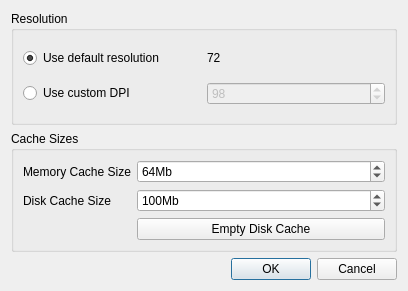
<?xml version="1.0" encoding="UTF-8"?>
<ui version="4.0">
 <class>PreferencesDialog</class>
 <widget class="QDialog" name="PreferencesDialog">
  <property name="geometry">
   <rect>
    <x>0</x>
    <y>0</y>
    <width>408</width>
    <height>291</height>
   </rect>
  </property>
  <property name="windowTitle">
   <string>Preferences</string>
  </property>
  <layout class="QVBoxLayout" name="verticalLayout">
   <item>
    <widget class="QGroupBox" name="groupBox">
     <property name="title">
      <string>Resolution</string>
     </property>
     <layout class="QGridLayout" name="gridLayout">
      <item row="0" column="0">
       <widget class="QRadioButton" name="defaultDPIButton">
        <property name="text">
         <string>Use default resolution</string>
        </property>
        <property name="checked">
         <bool>true</bool>
        </property>
        <attribute name="buttonGroup">
         <string>buttonGroup</string>
        </attribute>
       </widget>
      </item>
      <item row="0" column="1">
       <widget class="QLabel" name="defaultDPILabel">
        <property name="text">
         <string>72</string>
        </property>
       </widget>
      </item>
      <item row="1" column="0">
       <widget class="QRadioButton" name="customDPIButton">
        <property name="text">
         <string>Use custom DPI</string>
        </property>
        <attribute name="buttonGroup">
         <string>buttonGroup</string>
        </attribute>
       </widget>
      </item>
      <item row="1" column="1">
       <widget class="QSpinBox" name="customDPIBox">
        <property name="enabled">
         <bool>false</bool>
        </property>
        <property name="minimum">
         <number>50</number>
        </property>
        <property name="maximum">
         <number>150</number>
        </property>
        <property name="value">
         <number>98</number>
        </property>
       </widget>
      </item>
     </layout>
    </widget>
   </item>
   <item>
    <widget class="QGroupBox" name="groupBox_2">
     <property name="title">
      <string>Cache Sizes</string>
     </property>
     <layout class="QFormLayout" name="formLayout">
      <item row="0" column="0">
       <widget class="QLabel" name="label">
        <property name="text">
         <string>Memory Cache Size</string>
        </property>
       </widget>
      </item>
      <item row="0" column="1">
       <widget class="QSpinBox" name="memCacheSize">
        <property name="suffix">
         <string>Mb</string>
        </property>
        <property name="minimum">
         <number>32</number>
        </property>
        <property name="maximum">
         <number>500</number>
        </property>
        <property name="value">
         <number>64</number>
        </property>
       </widget>
      </item>
      <item row="1" column="0">
       <widget class="QLabel" name="label_2">
        <property name="text">
         <string>Disk Cache Size</string>
        </property>
       </widget>
      </item>
      <item row="1" column="1">
       <widget class="QSpinBox" name="diskCacheSize">
        <property name="suffix">
         <string>Mb</string>
        </property>
        <property name="minimum">
         <number>50</number>
        </property>
        <property name="maximum">
         <number>2000</number>
        </property>
        <property name="value">
         <number>100</number>
        </property>
       </widget>
      </item>
      <item row="2" column="1">
       <widget class="QPushButton" name="emptyCacheButton">
        <property name="text">
         <string>Empty Disk Cache</string>
        </property>
       </widget>
      </item>
     </layout>
    </widget>
   </item>
   <item>
    <widget class="QDialogButtonBox" name="buttonBox">
     <property name="orientation">
      <enum>Qt::Horizontal</enum>
     </property>
     <property name="standardButtons">
      <set>QDialogButtonBox::Cancel|QDialogButtonBox::Ok</set>
     </property>
    </widget>
   </item>
  </layout>
 </widget>
 <resources/>
 <connections>
  <connection>
   <sender>buttonBox</sender>
   <signal>accepted()</signal>
   <receiver>PreferencesDialog</receiver>
   <slot>accept()</slot>
   <hints>
    <hint type="sourcelabel">
     <x>248</x>
     <y>254</y>
    </hint>
    <hint type="destinationlabel">
     <x>157</x>
     <y>274</y>
    </hint>
   </hints>
  </connection>
  <connection>
   <sender>buttonBox</sender>
   <signal>rejected()</signal>
   <receiver>PreferencesDialog</receiver>
   <slot>reject()</slot>
   <hints>
    <hint type="sourcelabel">
     <x>316</x>
     <y>260</y>
    </hint>
    <hint type="destinationlabel">
     <x>286</x>
     <y>274</y>
    </hint>
   </hints>
  </connection>
  <connection>
   <sender>customDPIButton</sender>
   <signal>toggled(bool)</signal>
   <receiver>customDPIBox</receiver>
   <slot>setEnabled(bool)</slot>
   <hints>
    <hint type="sourcelabel">
     <x>104</x>
     <y>69</y>
    </hint>
    <hint type="destinationlabel">
     <x>273</x>
     <y>69</y>
    </hint>
   </hints>
  </connection>
 </connections>
 <buttongroups>
  <buttongroup name="buttonGroup"/>
 </buttongroups>
</ui>
